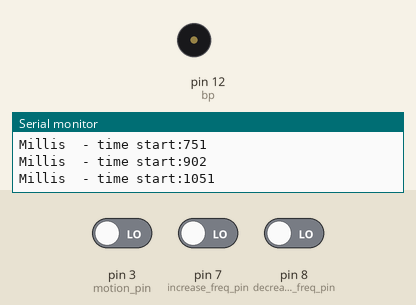
The sketch below on a simulated Arduino Uno, built with avr-gcc and run on an emulated ATmega328P. Parts: buzzer (waves = sounding), the last lines printed to the serial monitor. Inputs (shaded band) come from the test bench; at power-on: pin 3 (motion_pin) LOW, pin 7 (increase_freq_pin) LOW, pin 8 (decrease_freq_pin) LOW.

Above: at 1.2 s.
1.3 s: pin 3 (motion_pin) driven HIGH
At 1.9 s:
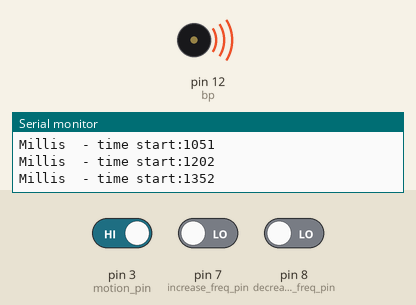
Timing chart, 0 to 9.3 s (numbered marks = the images above; inputs shaded):
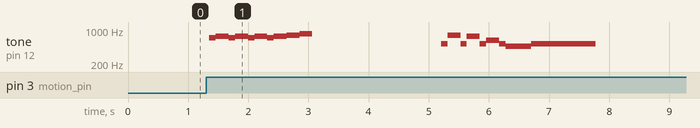

The sketch:

custom_doorbell.ino
```cpp
// Program for sensing motion in a room and playing a rewarding sound effect
#include "pitches.h"

const int increase_freq_pin = 7;
const int decrease_freq_pin = 8;
const int bp = 12; // bp = buzzer pin
const int motion_pin = 3;

int increase_state, decrease_state, motion_state;
int pitch = 0; // used to alter tuning of melody when needed
int doorbell_played = false;
unsigned long int time_start = 0;


// Cowboy bebop - 140 bpm --> zeroes represent rests
int melody[] = { NOTE_F5, NOTE_FS5, NOTE_F5, NOTE_FS5, NOTE_F5, NOTE_FS5, NOTE_F5, NOTE_FS5,
                 NOTE_G5, NOTE_GS5, 0, 0, 0, 0, 0,

                 NOTE_C5, NOTE_G5, NOTE_C5, NOTE_FS5, NOTE_C5, NOTE_DS5, NOTE_C5, NOTE_AS4, NOTE_C5};
int song_length = sizeof(melody) / sizeof(int);

// based on 140 bpm, with each beat being a quarter note
// the decimal values represent a fraction of one beat (quarter note)

float note_length[] = { .25, .50, .25, .50, .25, .50, .25, .50, .50, .50, 1.0, 1.0, 1.0, 1.0, 1.0,
                         .25, .50, .25, .50, .25, .50, .25, 1.0, 2.5};

// Plays a song based on the melody/note lengths provided in the global arrays
// could add in an optional pitch shift adds a certain shift to the predefined notes in the song
void play_doorbell(int song_length, int bpm, int pitch_shift){
  for(int i = 0; i < song_length; i++){
     int note = melody[i];
     float ms_per_beat = (1000.0 / ((float)(bpm) / 60.0));
     float duration = note_length[i] * ms_per_beat;
     if(duration == 0) noTone(bp);
     else              tone(bp, note, duration);
     delay((duration == 0) ? ms_per_beat : duration);
  }
}

void setup() {
  // put your setup code here, to run once:
  pinMode(increase_freq_pin, INPUT);
  pinMode(decrease_freq_pin, INPUT);
  pinMode(motion_pin, INPUT);
  pinMode(bp, OUTPUT);

  Serial.begin(9600);
}


void loop() {
  increase_state = digitalRead(increase_freq_pin);
  decrease_state = digitalRead(decrease_freq_pin);
  motion_state = digitalRead(motion_pin);
  Serial.print("Millis  - time start:");
  Serial.println(millis() - time_start);
  if(doorbell_played && millis() - time_start >= 10000){
    doorbell_played = 0;
    Serial.println("doorbell played reset");
  }
  if(increase_state == HIGH){
    pitch++;
  }

  if(decrease_state == HIGH){
    pitch--;
  }
  if(motion_state == HIGH){
      if(!doorbell_played){
         play_doorbell(song_length, 140, 0);
         doorbell_played = 1;
      }
      time_start = millis();
      Serial.println("MOTION DETECTED");
  }
  delay(150);
}
```

pitches.h
```cpp
// Credit to mikeputnam on Github Gist for publishing this
// https://gist.github.com/mikeputnam/2820675
/*************************************************
 * Public Constants
 *************************************************/

#define NOTE_B0  31
#define NOTE_C1  33
#define NOTE_CS1 35
#define NOTE_D1  37
#define NOTE_DS1 39
#define NOTE_E1  41
#define NOTE_F1  44
#define NOTE_FS1 46
#define NOTE_G1  49
#define NOTE_GS1 52
#define NOTE_A1  55
#define NOTE_AS1 58
#define NOTE_B1  62
#define NOTE_C2  65
#define NOTE_CS2 69
#define NOTE_D2  73
#define NOTE_DS2 78
#define NOTE_E2  82
#define NOTE_F2  87
#define NOTE_FS2 93
#define NOTE_G2  98
#define NOTE_GS2 104
#define NOTE_A2  110
#define NOTE_AS2 117
#define NOTE_B2  123
#define NOTE_C3  131
#define NOTE_CS3 139
#define NOTE_D3  147
#define NOTE_DS3 156
#define NOTE_E3  165
#define NOTE_F3  175
#define NOTE_FS3 185
#define NOTE_G3  196
#define NOTE_GS3 208
#define NOTE_A3  220
#define NOTE_AS3 233
#define NOTE_B3  247
#define NOTE_C4  262
#define NOTE_CS4 277
#define NOTE_D4  294
#define NOTE_DS4 311
#define NOTE_E4  330
#define NOTE_F4  349
#define NOTE_FS4 370
#define NOTE_G4  392
#define NOTE_GS4 415
#define NOTE_A4  440
#define NOTE_AS4 466
#define NOTE_B4  494
#define NOTE_C5  523
#define NOTE_CS5 554
#define NOTE_D5  587
#define NOTE_DS5 622
#define NOTE_E5  659
#define NOTE_F5  698
#define NOTE_FS5 740
#define NOTE_G5  784
#define NOTE_GS5 831
#define NOTE_A5  880
#define NOTE_AS5 932
#define NOTE_B5  988
#define NOTE_C6  1047
#define NOTE_CS6 1109
#define NOTE_D6  1175
#define NOTE_DS6 1245
#define NOTE_E6  1319
#define NOTE_F6  1397
#define NOTE_FS6 1480
#define NOTE_G6  1568
#define NOTE_GS6 1661
#define NOTE_A6  1760
#define NOTE_AS6 1865
#define NOTE_B6  1976
#define NOTE_C7  2093
#define NOTE_CS7 2217
#define NOTE_D7  2349
#define NOTE_DS7 2489
#define NOTE_E7  2637
#define NOTE_F7  2794
#define NOTE_FS7 2960
#define NOTE_G7  3136
#define NOTE_GS7 3322
#define NOTE_A7  3520
#define NOTE_AS7 3729
#define NOTE_B7  3951
#define NOTE_C8  4186
#define NOTE_CS8 4435
#define NOTE_D8  4699
#define NOTE_DS8 4978
```

Measured:
- after the input at 1.3 s, tone on pin 12 (bp): plays 698 Hz for 0.11 s, 740 Hz for 0.21 s, 698 Hz for 0.11 s, 740 Hz for 0.21 s, 698 Hz for 0.11 s, 740 Hz for 0.21 s … (19 notes in this stretch), starting after 0.05 s
